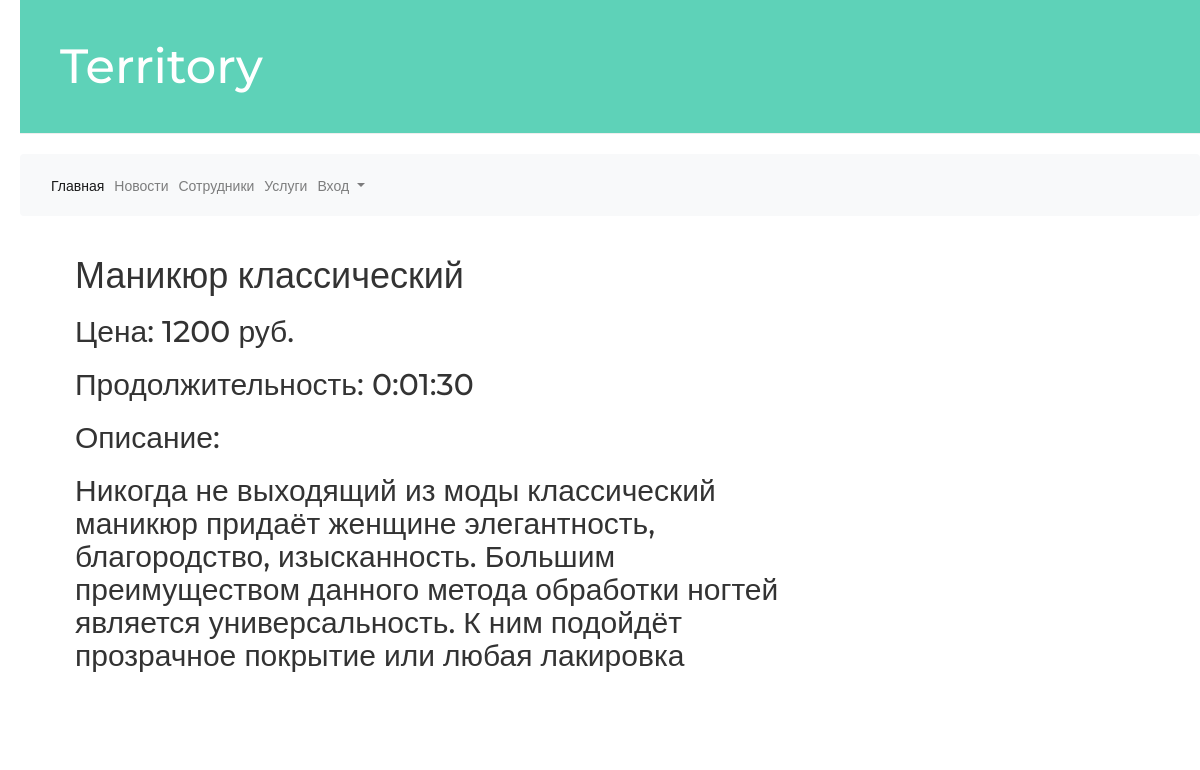
Page /service/service/1/ on the committed database.
### service/models.py (models this page shows, shortened)
class Service(models.Model):
    name = models.CharField('Название услуги', max_length=250, blank=True)
    cost_price = models.PositiveIntegerField('Себестоимость')
    price = models.PositiveIntegerField('Стоимость')
    description = models.TextField('Описание')
    duration = models.DurationField('Продолжительность')
    class Meta:
        db_table = 'service'

### service/views.py (the view)
# urls.py: path('service/<int:pk>/', views.service_detail, name='service_detail'),
def service_detail(request, pk):
    service = get_object_or_404(Service, pk=pk)
    return render(request, 'service/service_detail.html', {'service': service})

### territory/templates/service/service_detail.html (shortened to what this page needs)
<!DOCTYPE html>
{% extends 'base.html'%}
{% block content %}
    <div class="post">
        <h1>{{ service.name }}
        </h1>
        <h2>Цена: {{ service.price }} руб.</h2>
        <h2>Продолжительность: {{ service.duration }}</h2>
        <h2>Описание:</h2>
        <h2>{{ service.description }}</h2>
    </div>
{% endblock %}

### blog/static/css/blog.css (style rules this page uses)
body { padding-left: 20px; }
h1, h2, h3, h4 { font-family: 'Montserrat', sans-serif; }
.post { margin-bottom: 70px; }

### rows in the picture
Service: name "Маникюр классический", price "1200", duration "0:01:30", description "Никогда не выходящий из моды классический маникюр придаёт женщине элегантность, благородство, изысканность. Большим преимуществом данного метода обработки ногтей является универсальность. К ним подойдёт прозрачное покрытие или любая лакировка"
